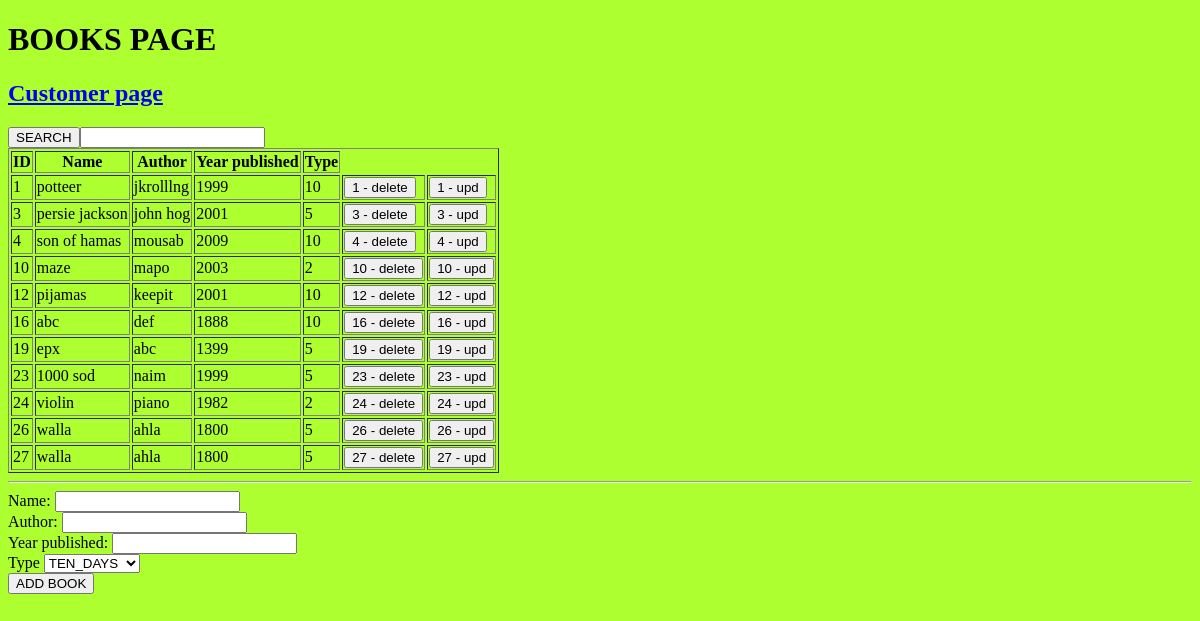
Before: /books with the older database file.
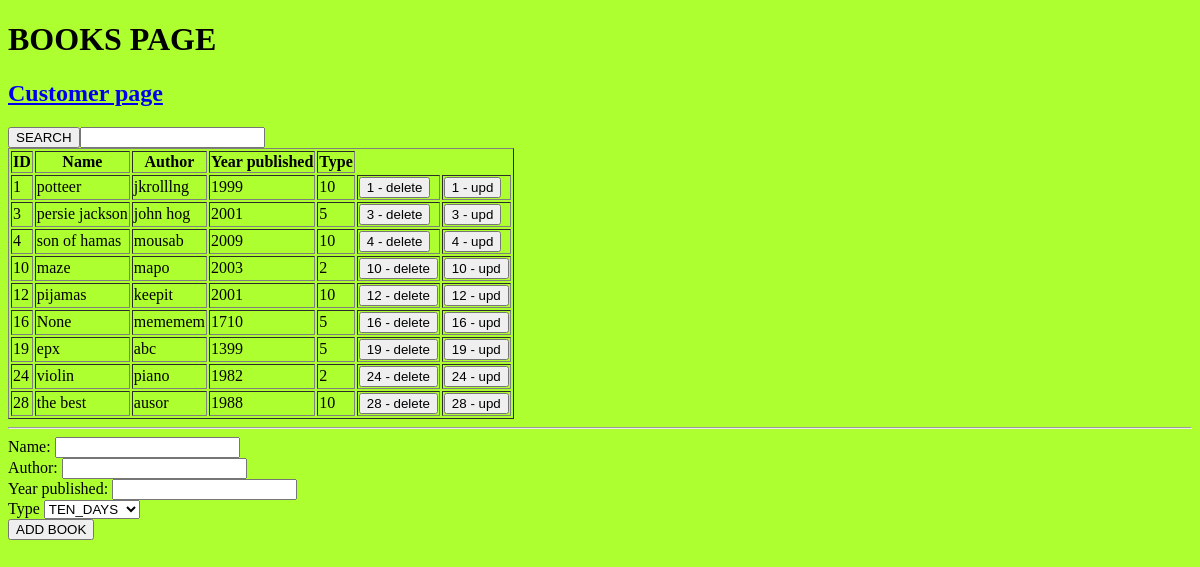
After: the same page with the newer database file.
### tables this page shows
CREATE TABLE books (
                    id INTEGER PRIMARY KEY AUTOINCREMENT,
                    name TEXT NOT NULL,
                    author TEXT NOT NULL,
                    year_published INTEGER NOT NULL,
                    type INTEGER NOT NULL);

### app.py (the view)
@app.route('/books')
def books():
    books = db_orders.get_books()
    return render_template('books.html', book_types = book_types, books = books)

### db_orders.py (called while the page is built)
def get_db_connection():
    conn = sqlite3.connect('library.db')
    conn.row_factory = sqlite3.Row
    return conn

def get_books():
    conn = get_db_connection()
    books = conn.execute('SELECT * FROM books').fetchall()
    return books

### templates/books.html (shortened to what this page needs)
<!DOCTYPE html>
<html lang="en">
<head>
</head>
<body style="background-color: greenyellow">
<h1>BOOKS PAGE</h1>
<a href="/customers"><h2>Customer page</h2></a>
<button>SEARCH</button><input type="text">
<table border="1">
    <thead>
        <tr>
            <th>ID</th>
            <th>Name</th>
            <th>Author</th>
            <th>Year published</th>
            <th>Type</th>
        </tr>
        {% for book in books %}
        <tr>
            <td>{{ book[0] }}</td>
            <td>{{ book[1] }}</td>
            <td>{{ book[2] }}</td>
            <td>{{ book[3] }}</td>
            <td>{{ book[4] }}</td>
            <td><button onclick="delbook('{{book[0] }}')"> {{ book[0] }} - delete</button></td>
            <td><button onclick="updbook('{{book[0] }}')"> {{ book[0] }} - upd</button></td>
        </tr>
        {% endfor %}
    </thead>
<table>
    <hr>
    <form method="POST" action="/new_book">
    <div>
        <label for="name">Name:</label>
        <input type="text" id="name" name="name" required>
    </div>
    <div>
        <label for="author">Author:</label>
        <input type="text" id="author" name="author" required>
    </div>
    <div>
        <label for="year_published">Year published: </label>
        <input type="number" id="year_published" name="year_published" required>
    </div>
    <div>
        <label for="type">Type</label>
        <select id="book_type" name="book_type">
            {% for book_type in book_types %}
                <option value="{{ book_type.value }}">{{ book_type.name }}</option>
            {% endfor %}
        </select>
    </div>
    <div>
        <button type="submit">ADD BOOK</button>
    </div>
    </form>
</body>
</html>

Changed rows visible on the page:
removed books: id "23", name "1000 sod", author "naim", year_published "1999", type "5"
removed books: id "26", name "walla", author "ahla", year_published "1800", type "5"
removed books: id "27", name "walla", author "ahla", year_published "1800", type "5"
changed books id 16: name "abc" → "None"; author "def" → "mememem"; year_published "1888" → "1710"; type "10" → "5"
added books: id "28", name "the best", author "ausor", year_published "1988", type "10"
